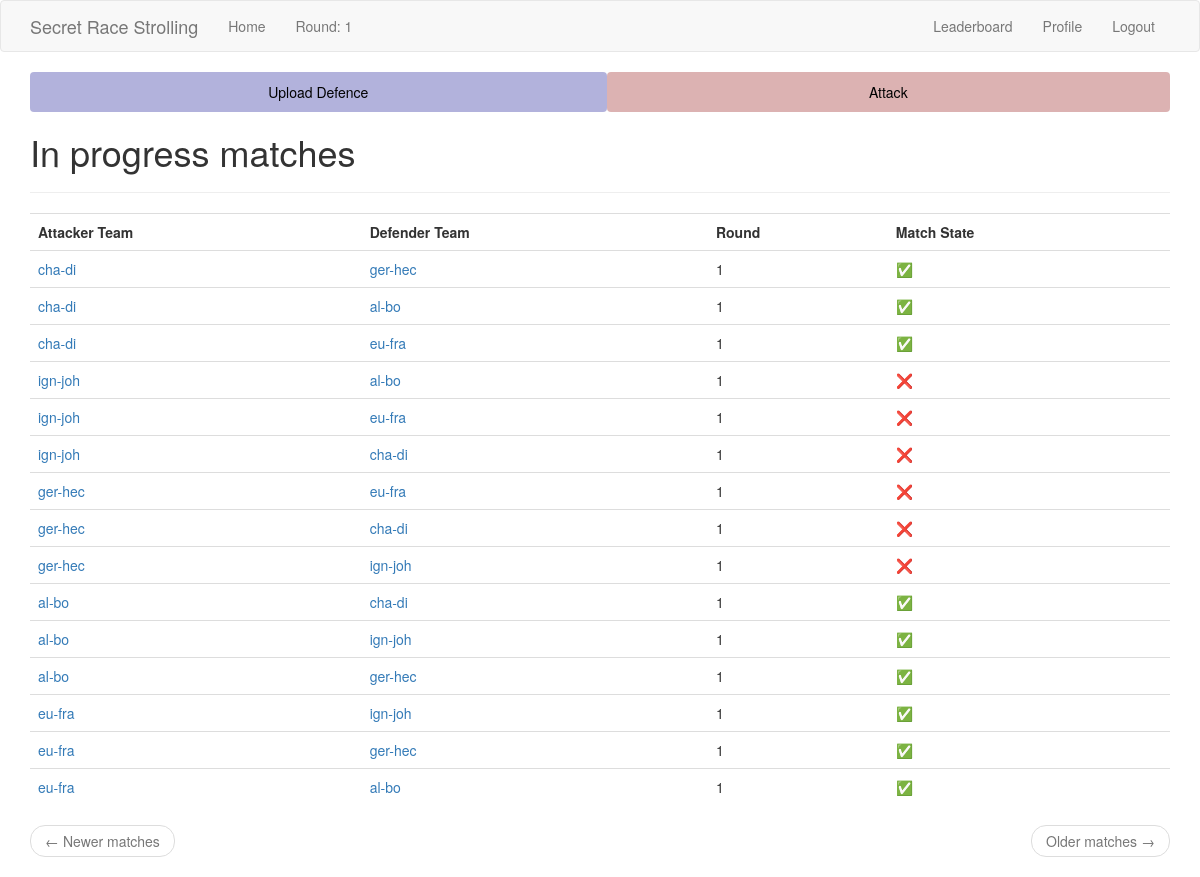
Page /index (signed in) on the earlier database version.
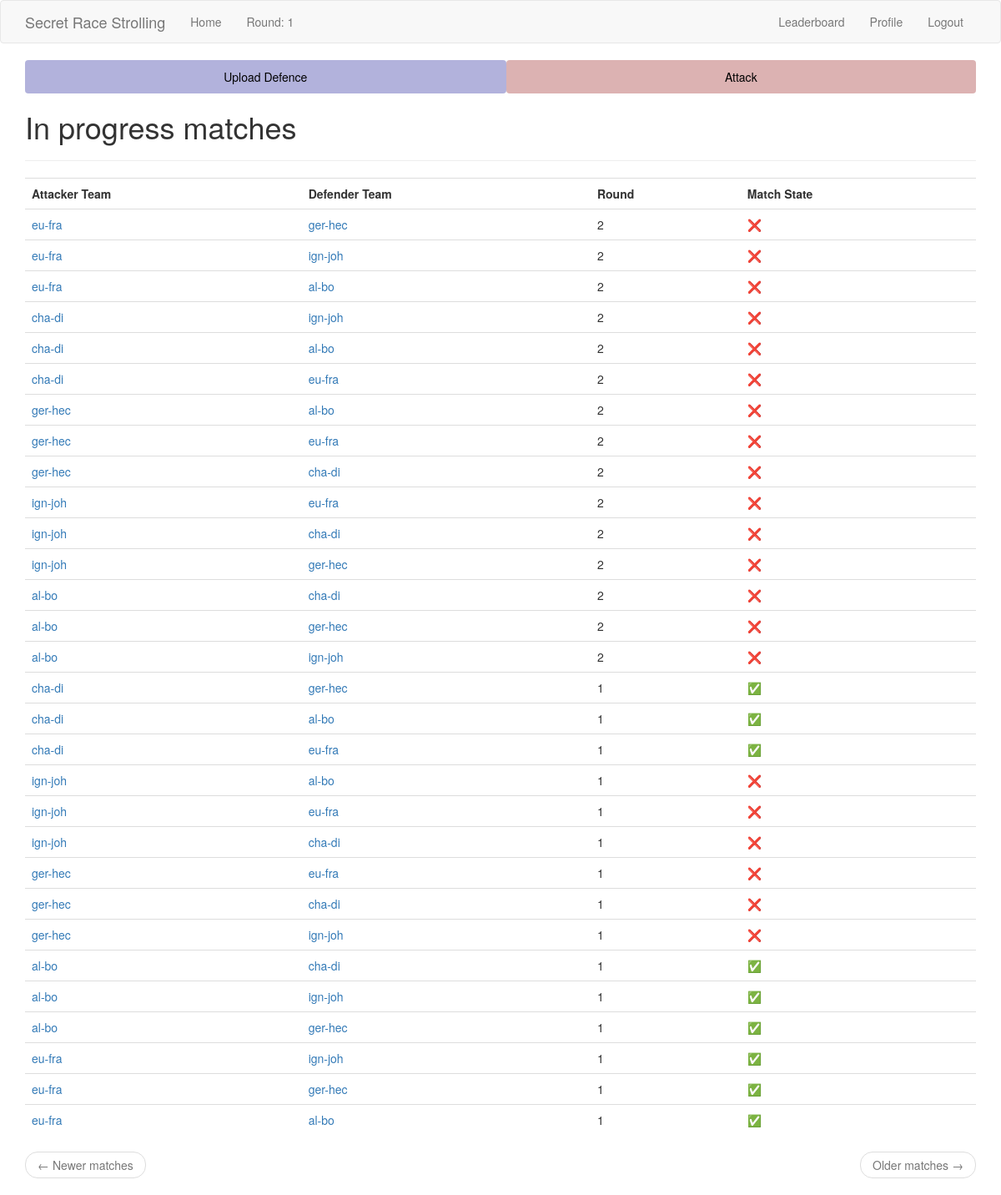
Same page on the later database version.
### app/models.py (models this page shows, shortened)
class Match(db.Model):
    id = db.Column(db.Integer, primary_key=True)
    defender_team_id = db.Column(db.Integer, db.ForeignKey("team.id"))
    attacker_team_id = db.Column(db.Integer, db.ForeignKey("team.id"))
    round = db.Column(db.Integer, index=True)
    __table_args__ = (
        db.UniqueConstraint(
            "defender_team_id",
            "attacker_team_id",
            "round",
            name="_match_pair_once_per_round",
        ),
    )
    attacks = db.relationship(
        "Attack",
        backref="match",
        foreign_keys="Attack.match_id",
        lazy="dynamic",
    )
    @staticmethod
    def paginate_and_itemize_match_query(
        matches: Query, page: int, matches_per_page: int, current_user_team: Team
    ) -> tuple[Pagination, list[dict]]:
        matches_sub = matches.subquery()
        attacks_done = (
            db.session.query(matches_sub.c.id)
            .join(Attack, Attack.match_id == matches_sub.c.id)
            .all()
        )
        attacks_done = [attack_done[0] for attack_done in attacks_done]
        paginated = matches.paginate(page, matches_per_page)
        matches_items = paginated.items
        for m in matches_items:
            m.match_done = m.id in attacks_done
        return paginated, matches_items

class Team(db.Model):
    id = db.Column(db.Integer, primary_key=True)
    team_name = db.Column(db.String(64), index=True, unique=True)
    member1_id = db.Column(db.Integer, db.ForeignKey("user.id"), unique=True)
    member2_id = db.Column(db.Integer, db.ForeignKey("user.id"), unique=True)
    defences = db.relationship(
        "Defence",
        backref="defender_team",
        foreign_keys="Defence.defender_team_id",
        lazy="dynamic",
    )
    defence_matches = db.relationship(
        "Match",
        backref="defender_team",
        foreign_keys="Match.defender_team_id",
        lazy="dynamic",
    )
    attack_matches = db.relationship(
        "Match",
        backref="attacker_team",
        foreign_keys="Match.attacker_team_id",
        lazy="dynamic",
    )

### app/routes.py (the view)
@app.route("/")
@app.route("/index", methods=["GET"])
@login_required
def index():
    page = request.args.get("page", 1, type=int)
    pagination, matches_items = Match.paginate_and_itemize_match_query(
        db.session.query(Match).order_by(Match.round.desc()),
        page,
        app.config["MATCHES_PER_PAGE"],
        current_user.team(),
    )
    next_url = (
        url_for("index", page=pagination.next_num) if pagination.has_next else None
    )
    prev_url = (
        url_for("index", page=pagination.prev_num) if pagination.has_prev else None
    )
    return render_template(
        "index.html",
        title="Home",
        matches=matches_items,
        next_url=next_url,
        prev_url=prev_url,
    )

### app/models.py (called while the page is built)
@login.user_loader
def load_user(id: int) -> User:
    return User.query.get(int(id))

    def team(self) -> Optional["Team"]:
        return (
            db.session.query(Team)
            .filter(or_(Team.member1_id == self.id, Team.member2_id == self.id))
            .first()
        )

    def has_team(self) -> bool:
        return self.team() is not None

### app/templates/index.html
{% extends "base.html" %}
{% import 'bootstrap/wtf.html' as wtf %}
{% block app_content %}
<h1>
    In progress matches
</h1>
<hr>
<table class="table table-hover">
    <tr>
        <th>Attacker Team</th>
        <th>Defender Team</th>
        <th>Round</th>
        <th>Match State</th>
    </tr>
    {% for match in matches %}
    {% include '_match.html' %}
    {% endfor %}
</table>
<nav aria-label="...">
    <ul class="pager">
        <li class="previous{% if not prev_url %} disabled{% endif %}">
            <a href="{{ prev_url or '#' }}">
                <span aria-hidden="true">&larr;</span> Newer matches
            </a>
        </li>
        <li class="next{% if not next_url %} disabled{% endif %}">
            <a href="{{ next_url or '#' }}">
                Older matches <span aria-hidden="true">&rarr;</span>
            </a>
        </li>
    </ul>
</nav>
{% endblock %}

### app/templates/_match.html
<tr>
    <td>
        <a href="{{ url_for('team', team_name=match.attacker_team.team_name) }}">
            {{ match.attacker_team.team_name }}</a>
    </td>
    <td>
        <a href="{{ url_for('team', team_name=match.defender_team.team_name) }}">{{ match.defender_team.team_name }}
        </a>
    </td>
    <td>
        {{ match.round }}
    </td>
    <td>
        {% if match.match_done %} ✅ {% else %} ❌ {% endif %}
    </td>
</tr>

Differences in the rows shown:
added Match: attacker_team.team_name "eu-fra", defender_team.team_name "ger-hec", round "2"
added Match: attacker_team.team_name "eu-fra", defender_team.team_name "ign-joh", round "2"
added Match: attacker_team.team_name "eu-fra", defender_team.team_name "al-bo", round "2"
added Match: attacker_team.team_name "cha-di", defender_team.team_name "ign-joh", round "2"
added Match: attacker_team.team_name "cha-di", defender_team.team_name "al-bo", round "2"
added Match: attacker_team.team_name "cha-di", defender_team.team_name "eu-fra", round "2"
added Match: attacker_team.team_name "ger-hec", defender_team.team_name "al-bo", round "2"
added Match: attacker_team.team_name "ger-hec", defender_team.team_name "eu-fra", round "2"
added Match: attacker_team.team_name "ger-hec", defender_team.team_name "cha-di", round "2"
added Match: attacker_team.team_name "ign-joh", defender_team.team_name "eu-fra", round "2"
added Match: attacker_team.team_name "ign-joh", defender_team.team_name "cha-di", round "2"
added Match: attacker_team.team_name "ign-joh", defender_team.team_name "ger-hec", round "2"
added Match: attacker_team.team_name "al-bo", defender_team.team_name "cha-di", round "2"
added Match: attacker_team.team_name "al-bo", defender_team.team_name "ger-hec", round "2"
added Match: attacker_team.team_name "al-bo", defender_team.team_name "ign-joh", round "2"
